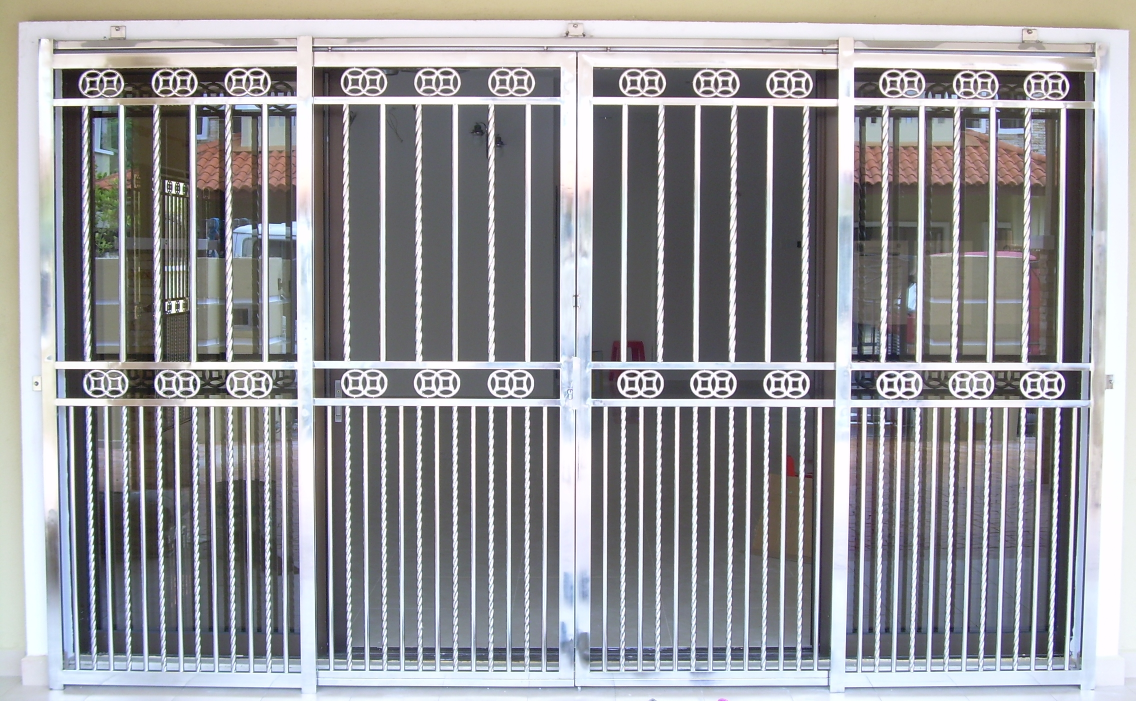
#> input picture semesters/w1819/tut4/texture-windows.jpg, 2272 x 1402 px (shown at 1/2 size)
$ jupyter execute DIP-Tutorial4.ipynb   (shell and % lines are left out)   (older library calls are emulated)
#> lines starting #> are read from the running program, lines starting #| are printed output that depends on the picture
## Tutorial 4: Sampling and Interpolation

Today, we'll be focusing on sampling on 2-D lattices and how to perform interpolation when we require finer sampling. Later, we will understand the problem of mosaicing. And we'll see a few methods to do demosaicing. Finally, we will look at sampling in different lattices such as the case of MR imaging and see the kind of problems arise there.

Agenda:
- 1D and 2D sampling
- 1D and 2D aliasing artifacts
- Nyquist sampling rate
- Image resampling
- Polyphase resampling
- Sampling vs quantization in cameras
- Color filter arrays, image demosaicing
- MRI sampling, aliasing

## 1D sampling

[cell 1]
import numpy as np
from scipy.fftpack import fft, ifft
import cv2
import scipy
import matplotlib.pyplot as plt
from PIL import Image, ImageDraw
from math import tan, radians
import sys
import warnings

[cell 2]
from numpy import linspace,cos,pi,ceil,floor,arange
from pylab import plot,show,axis

# sampling a signal badlimited to 40 Hz
# with a sampling rate of 800 Hz
f = 40;  # Hz
tmin = -0.3;
tmax = 0.3;
t = linspace(tmin, tmax, 800);
x = cos(2*pi*t) + cos(2*pi*f*t); # signal sampling
plot(t, x)

# sampling the signal with a sampling rate of 80 Hz
# in this case, we are using the Nyquist rate.
T = 1/80.0;
nmin = ceil(tmin / T);
nmax = floor(tmax / T);
n = arange(nmin,nmax);
#print(n)
x1 = cos(2*pi*n*T) + cos(2*pi*f*n*T);
plot(n*T, x1, 'bo')

# sampling the signal with a sampling rate of 35 Hz
# note that 35 Hz is under the Nyquist rate.
T = 1/40.0;
nmin = ceil(tmin / T);
nmax = floor(tmax / T);
n = arange(nmin,nmax);
#print(n)
x2 = cos(2*pi*n*T) + cos(2*pi*f*n*T);
plot(n*T, x2, '-r.',markersize=8)

#axis([-0.3, 0.3, -1.5, 2.3])
show()
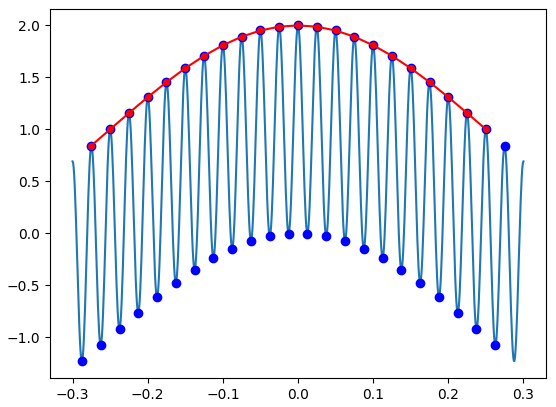
#> figure drawn by matplotlib, 1 panel; curve peaks at x = -0.000375, y = 2; curve peaks at x = 0, y = 2; curve peaks at x = 0, y = 2

## Nyquist's sampling theorem

The Nyquist sampling theorem says that


"A bandlimited continuous-time signal can be sampled and perfectly reconstructed from its samples if the waveform is sampled over twice as fast as it's highest frequency component."

## 2D Sampling

Concurrent lines show the effect of aliasing on downsampling

See 2D-Aliasing-Demo.ipynb

## Decimation

[cell 3]
## imresize downsampling
warnings.filterwarnings('ignore')

import cv2
import matplotlib.pyplot as plt
from scipy.misc import imresize
windows_img = cv2.imread('texture-windows.jpg',cv2.IMREAD_GRAYSCALE).astype(float)/255.0
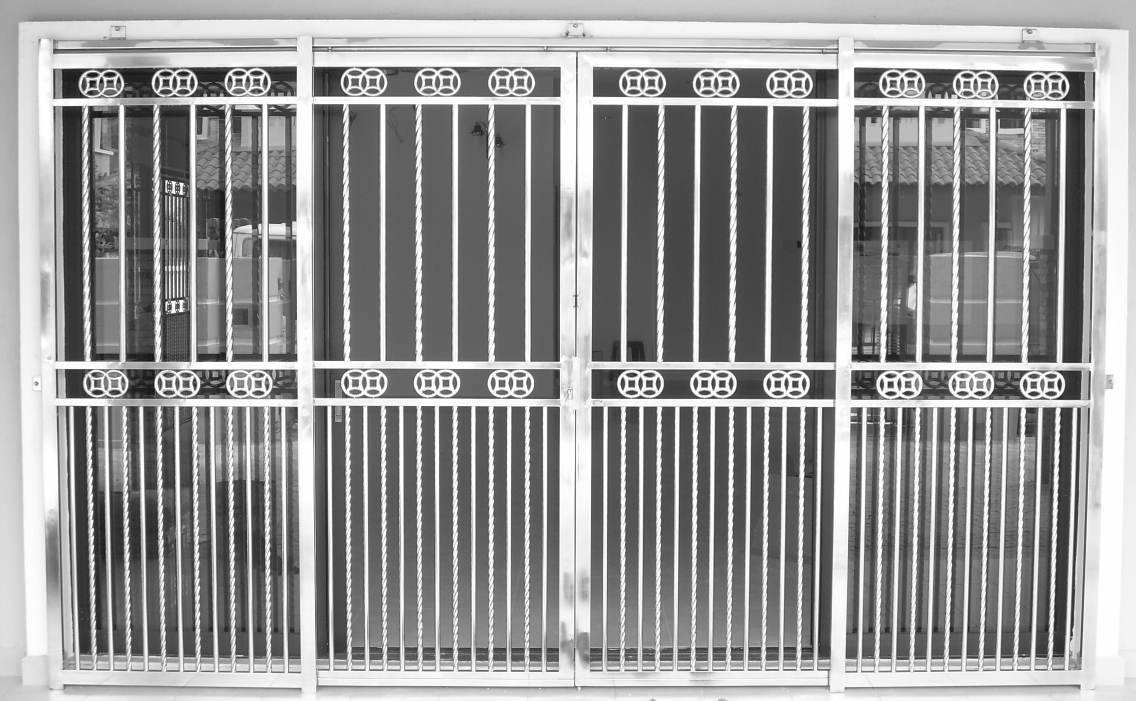
#> windows_img: shape (1402, 2272) float64 (shown at 1/2 size); min 0.0118, max 1, mean 0.589
plt.figure()
plt.imshow(windows_img, cmap='gray')
plt.show()

#print(windows_img.shape)
# resample with lesser sampling rate
nearest_undersampled_img = imresize(windows_img, 0.1, interp="nearest")
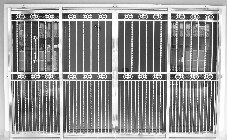
#> nearest_undersampled_img: shape (140, 227); min 16, max 255, mean 148.8
#print(undersampled_img.shape)
plt.figure()
plt.imshow(nearest_undersampled_img, cmap='gray')
plt.show()

bicubic_undersampled_img = imresize(windows_img, 0.1, interp="bicubic")
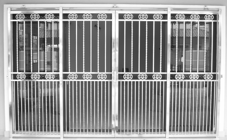
#> bicubic_undersampled_img: shape (140, 227); min 21, max 255, mean 148.9
#print(undersampled_img.shape)
plt.figure()
plt.imshow(bicubic_undersampled_img, cmap='gray')
plt.show()

lanczos_undersampled_img = imresize(windows_img, 0.1, interp="lanczos")
#print(undersampled_img.shape)
plt.figure()
plt.imshow(lanczos_undersampled_img, cmap='gray')
plt.show()

## Interpolation

[cell 4]
## imresize downsampling
warnings.filterwarnings('ignore')

import cv2
import matplotlib.pyplot as plt
from scipy.misc import imresize
windows_img = cv2.imread('texture-windows.jpg',cv2.IMREAD_GRAYSCALE).astype(float)/255.0
windows_img_low_res = imresize(windows_img, 0.5, interp="nearest")
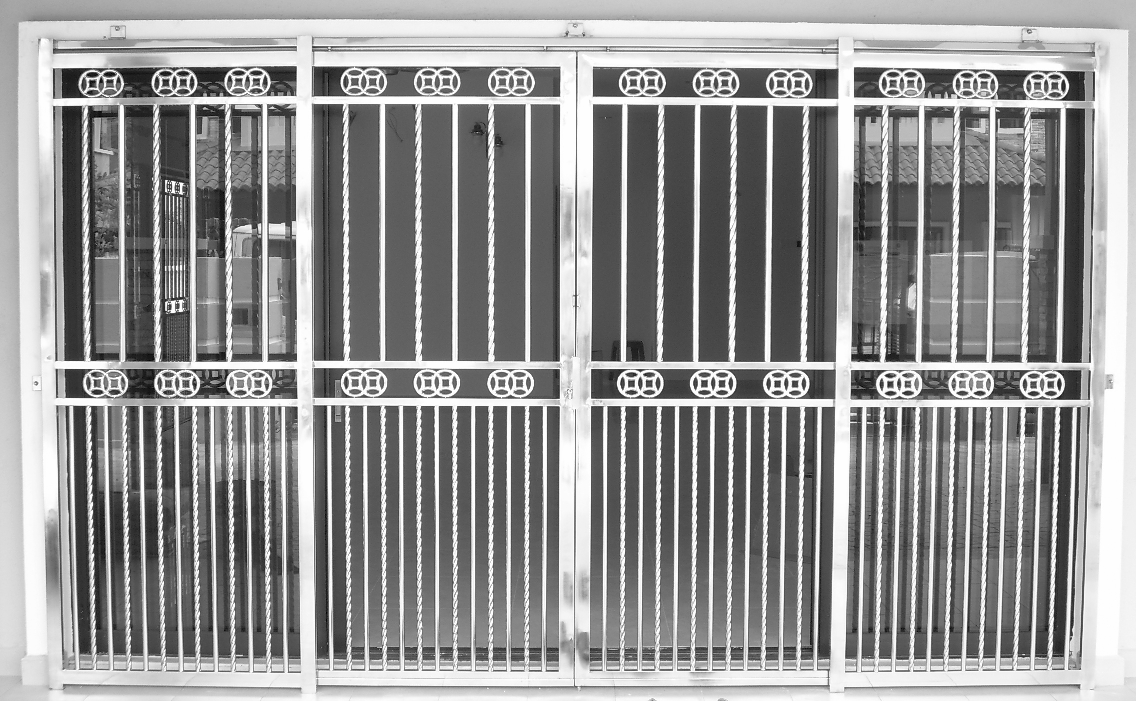
#> windows_img_low_res: shape (701, 1136); min 0, max 255, mean 148.8

plt.figure()
plt.imshow(windows_img, cmap='gray')
plt.show()

plt.figure()
plt.imshow(windows_img_low_res, cmap='gray')
plt.show()

#print(windows_img.shape)
# resample with lesser sampling rate
nearest_undersampled_img = imresize(windows_img_low_res, 2.0, interp="nearest")
#> nearest_undersampled_img: shape (1402, 2272)
#print(undersampled_img.shape)
plt.figure()
plt.imshow(nearest_undersampled_img, cmap='gray')
plt.show()

bicubic_undersampled_img = imresize(windows_img_low_res, 2.0, interp="bicubic")
#> bicubic_undersampled_img: shape (1402, 2272)
#print(undersampled_img.shape)
plt.figure()
plt.imshow(bicubic_undersampled_img, cmap='gray')
plt.show()

lanczos_undersampled_img = imresize(windows_img_low_res, 2.0, interp="lanczos")
#> lanczos_undersampled_img: shape (1402, 2272)
#print(undersampled_img.shape)
plt.figure()
plt.imshow(lanczos_undersampled_img, cmap='gray')
plt.show()

$ run again, with semesters/w1819/tut4/MR-sample2.jpg copied over semesters/w1819/tut4/texture-windows.jpg
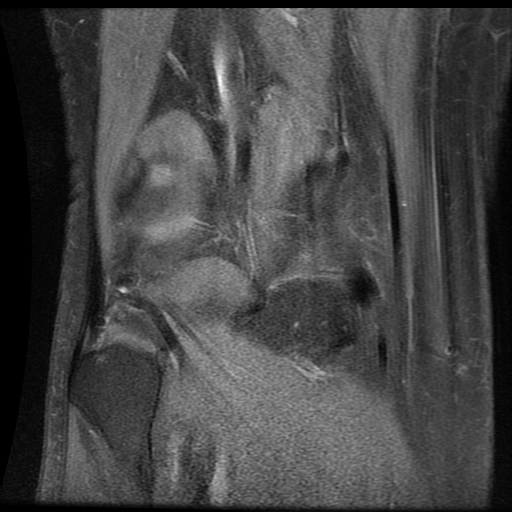
#> input picture semesters/w1819/tut4/MR-sample2.jpg, 512 x 512 px
#> `nearest_undersampled_img = imresize(windows_img, 0.1, interp="nearest")`:
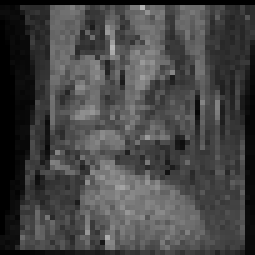
#> nearest_undersampled_img: shape (51, 51) (shown 5 times larger); min 0, max 180, mean 68.8
#> `bicubic_undersampled_img = imresize(windows_img, 0.1, interp="bicubic")`:
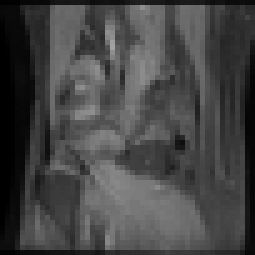
#> bicubic_undersampled_img: shape (51, 51) (shown 5 times larger); min 0, max 162, mean 68.8

$ run again, with semesters/w1819/tut4/cmos-ccd-sensors.jpg copied over semesters/w1819/tut4/texture-windows.jpg
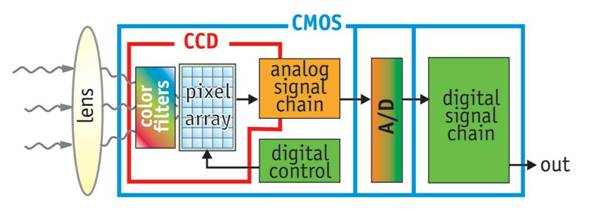
#> input picture semesters/w1819/tut4/cmos-ccd-sensors.jpg, 602 x 221 px
#> `windows_img = cv2.imread('texture-windows.jpg',cv2.IMREAD_GRAYSCALE).a..`:
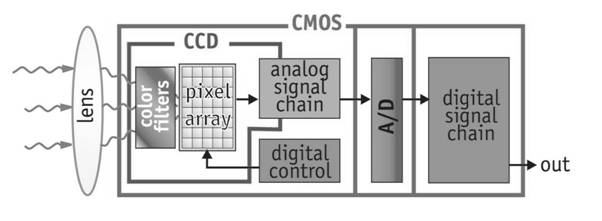
#> windows_img: shape (221, 602) float64; min 0, max 1, mean 0.852
#> `bicubic_undersampled_img = imresize(windows_img_low_res, 2.0, interp="..`:
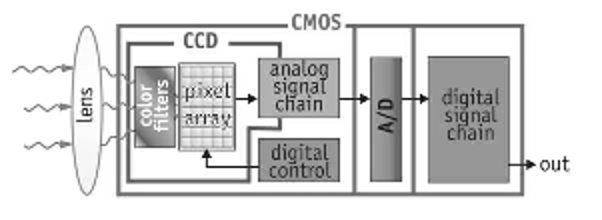
#> bicubic_undersampled_img: shape (220, 602); min 0, max 255, mean 216.5
